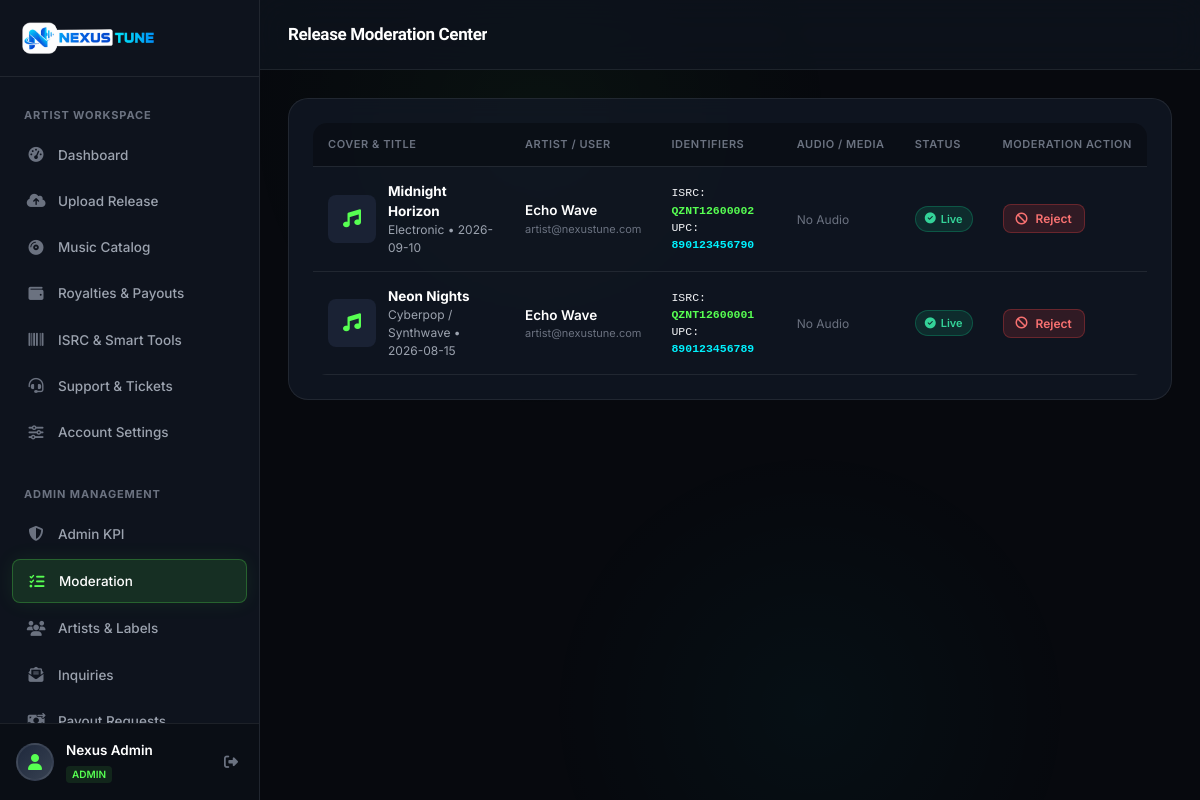
Screenshot of /admin-releases.php (signed in) with the database file from the repository.
### tables this page shows
CREATE TABLE users (
            id INTEGER PRIMARY KEY AUTOINCREMENT,
            name TEXT NOT NULL,
            email TEXT UNIQUE NOT NULL,
            password TEXT NOT NULL,
            role TEXT DEFAULT 'artist',
            account_type TEXT DEFAULT 'Individual Artist',
            country TEXT DEFAULT 'Bangladesh',
            avatar TEXT DEFAULT '',
            status TEXT DEFAULT 'active',
            spotify_id TEXT DEFAULT '',
            created_at DATETIME DEFAULT CURRENT_TIMESTAMP
        , email_verified INTEGER DEFAULT 0, verification_token TEXT DEFAULT '', verification_expires DATETIME DEFAULT NULL);

CREATE TABLE releases (
            id INTEGER PRIMARY KEY AUTOINCREMENT,
            user_id INTEGER NOT NULL,
            title TEXT NOT NULL,
            artist_name TEXT NOT NULL,
            featured_artists TEXT DEFAULT '',
            genre TEXT NOT NULL,
            label TEXT DEFAULT 'Nexus Tune Independent',
            release_date DATE NOT NULL,
            upc TEXT DEFAULT '',
            isrc TEXT DEFAULT '',
            cover_art TEXT DEFAULT '',
            audio_file TEXT DEFAULT '',
            explicit INTEGER DEFAULT 0,
            stores TEXT DEFAULT 'Spotify,Apple Music,YouTube Music,TikTok,Deezer,Amazon Music,Tidal',
            status TEXT DEFAULT 'pending',
            rejection_reason TEXT DEFAULT '',
            created_at DATETIME DEFAULT CURRENT_TIMESTAMP,
            FOREIGN KEY (user_id) REFERENCES users(id) ON DELETE CASCADE
        );

### includes/auth.php (called while the page is built, shortened)
<?php
require_once __DIR__ . '/../config/db.php';
function isLoggedIn() {
    return isset($_SESSION['user_id']) && !empty($_SESSION['user_id']);
}
function isAdmin() {
    return isLoggedIn() && isset($_SESSION['user_role']) && $_SESSION['user_role'] === 'admin';
}
function currentUser() {
    global $pdo;
    $stmt = $pdo->prepare("SELECT * FROM users WHERE id = ?");
    $stmt->execute([$_SESSION['user_id']]);
    return $stmt->fetch();
}

### admin-releases.php (the view, shortened to what this page needs)
<?php
require_once __DIR__ . '/includes/auth.php';
$stmt = $pdo->query("SELECT r.*, u.name as user_name, u.email as user_email FROM releases r JOIN users u ON r.user_id = u.id ORDER BY CASE WHEN r.status = 'pending' THEN 1 ELSE 2 END, r.id DESC");
$all_releases = $stmt->fetchAll();
require_once __DIR__ . '/includes/header.php';
require_once __DIR__ . '/includes/sidebar.php';
?>
<div class="app-main">
    <header class="app-header">
        <div class="header-left">
            <h1 class="page-title">Release Moderation Center</h1>
        </div>
    </header>
    <main class="page-body">
        <div class="glass-card">
            <div class="table-responsive">
                <table class="table">
                    <thead>
                        <tr>
                            <th>Cover & Title</th>
                            <th>Artist / User</th>
                            <th>Identifiers</th>
                            <th>Audio / Media</th>
                            <th>Status</th>
                            <th>Moderation Action</th>
                        </tr>
                    </thead>
                    <tbody>
                        <?php if (empty($all_releases)): ?>
                            <tr><td colspan="6" style="text-align: center; color: var(--text-dim); padding: 40px;">No music releases found in system.</td></tr>
                        <?php else: ?>
                            <?php foreach ($all_releases as $rel): ?>
                                <tr>
                                    <td>
                                        <div style="display: flex; align-items: center; gap: 12px;">
                                            <div style="width: 48px; height: 48px; border-radius: 8px; background: #1a2234; overflow: hidden; display: flex; align-items: center; justify-content: center; font-size: 18px; color: var(--color-primary); flex-shrink: 0;">
                                                <?php if (!empty($rel['cover_art'])): ?>
                                                    <img src="<?= htmlspecialchars($rel['cover_art']) ?>" style="width: 100%; height: 100%; object-fit: cover;">
                                                <?php else: ?>
                                                    <i class="fa-solid fa-music"></i>
                                                <?php endif; ?>
                                            </div>
                                            <div>
                                                <div style="font-weight: 700; color: #fff;"><?= htmlspecialchars($rel['title']) ?></div>
                                                <div style="font-size: 12px; color: var(--text-muted);"><?= htmlspecialchars($rel['genre']) ?> • <?= htmlspecialchars($rel['release_date']) ?></div>
                                            </div>
                                        </div>
                                    </td>
                                    <td>
                                        <div style="font-weight: 600; color: #fff;"><?= htmlspecialchars($rel['user_name']) ?></div>
                                        <div style="font-size: 11px; color: var(--text-dim);"><?= htmlspecialchars($rel['user_email']) ?></div>
                                    </td>
                                    <td>
                                        <div style="font-size: 11.5px; font-family: monospace;">
                                            <div>ISRC: <strong style="color: var(--color-primary);"><?= htmlspecialchars($rel['isrc'] ?: 'N/A') ?></strong></div>
                                            <div>UPC: <strong style="color: var(--color-secondary);"><?= htmlspecialchars($rel['upc'] ?: 'N/A') ?></strong></div>
                                        </div>
                                    </td>
                                    <td>
                                        <?php if (!empty($rel['audio_file'])): ?>
                                            <audio controls style="height: 30px; width: 160px;">
                                                <source src="<?= htmlspecialchars($rel['audio_file']) ?>">
                                            </audio>
                                        <?php else: ?>
                                            <span style="font-size: 12px; color: var(--text-dim);">No Audio</span>
                                        <?php endif; ?>
                                    </td>
                                    <td>
                                        <?php if ($rel['status'] === 'live'): ?>
                                            <span class="badge badge-live"><i class="fa-solid fa-circle-check"></i> Live</span>
                                        <?php elseif ($rel['status'] === 'pending'): ?>
                                            <span class="badge badge-pending"><i class="fa-solid fa-clock"></i> Pending</span>
                                        <?php else: ?>
                                            <span class="badge badge-rejected"><i class="fa-solid fa-xmark"></i> Rejected</span>
                                        <?php endif; ?>
                                    </td>
                                    <td>
                                        <?php if ($rel['status'] === 'pending' || $rel['status'] === 'live'): ?>
                                            <button type="button" class="btn btn-danger btn-sm" onclick="openRejectModal(<?= $rel['id'] ?>, <?= htmlspecialchars(json_encode($rel['title']), ENT_QUOTES, 'UTF-8') ?>)">
                                                <i class="fa-solid fa-ban"></i> Reject
                                            </button>
                                        <?php endif; ?>
                                    </td>
                                </tr>
                            <?php endforeach; ?>
                        <?php endif; ?>
                    </tbody>
                </table>
            </div>
        </div>
    </main>
</div>
<?php require_once __DIR__ . '/includes/footer.php'; ?>

### includes/header.php (shortened to what this page needs)
<?php
require_once __DIR__ . '/auth.php';
?>
<!DOCTYPE html>
<html lang="en">
<head>
    <link rel="stylesheet" href="https://cdnjs.cloudflare.com/ajax/libs/font-awesome/6.5.1/css/all.min.css">
    <link rel="stylesheet" href="assets/css/portal.css">
</head>
<body>
<div class="app-wrapper">

### includes/sidebar.php (shortened to what this page needs)
<?php
require_once __DIR__ . '/auth.php';
$user = currentUser();
$current_page = basename($_SERVER['PHP_SELF'], '.php');
?>
<aside class="app-sidebar" id="appSidebar">
        <div class="sidebar-brand">
        <a href="dashboard" style="display: flex; align-items: center; gap: 10px; text-decoration: none;">
            <img src="assets/images/logo.png" alt="Nexus Tune" style="height: 36px; max-width: 170px; object-fit: contain;">
        </a>
    </div>
    <div class="sidebar-nav">
        <div class="nav-section-title">Artist Workspace</div>
        <a href="dashboard" class="nav-item <?= $current_page === 'dashboard' ? 'active' : '' ?>">
            <span class="nav-icon"><i class="fa-solid fa-gauge-high"></i></span>
            <span>Dashboard</span>
        </a>
        <a href="create-release" class="nav-item <?= $current_page === 'create-release' ? 'active' : '' ?>">
            <span class="nav-icon"><i class="fa-solid fa-cloud-arrow-up"></i></span>
            <span>Upload Release</span>
        </a>
        <a href="releases" class="nav-item <?= in_array($current_page, ['releases', 'release-view']) ? 'active' : '' ?>">
            <span class="nav-icon"><i class="fa-solid fa-compact-disc"></i></span>
            <span>Music Catalog</span>
        </a>
        <a href="royalties" class="nav-item <?= $current_page === 'royalties' ? 'active' : '' ?>">
            <span class="nav-icon"><i class="fa-solid fa-wallet"></i></span>
            <span>Royalties & Payouts</span>
        </a>
        <a href="tools" class="nav-item <?= $current_page === 'tools' ? 'active' : '' ?>">
            <span class="nav-icon"><i class="fa-solid fa-barcode"></i></span>
            <span>ISRC & Smart Tools</span>
        </a>
        <a href="support" class="nav-item <?= $current_page === 'support' ? 'active' : '' ?>">
            <span class="nav-icon"><i class="fa-solid fa-headset"></i></span>
            <span>Support & Tickets</span>
        </a>
        <a href="settings" class="nav-item <?= $current_page === 'settings' ? 'active' : '' ?>">
            <span class="nav-icon"><i class="fa-solid fa-sliders"></i></span>
            <span>Account Settings</span>
        </a>
        <?php if (isAdmin()): ?>
            <div class="nav-section-title" style="margin-top: 15px;">Admin Management</div>
            <a href="admin" class="nav-item <?= $current_page === 'admin' ? 'active' : '' ?>">
                <span class="nav-icon"><i class="fa-solid fa-shield-halved"></i></span>
                <span>Admin KPI</span>
            </a>
            <a href="admin-releases" class="nav-item <?= $current_page === 'admin-releases' ? 'active' : '' ?>">
                <span class="nav-icon"><i class="fa-solid fa-list-check"></i></span>
                <span>Moderation</span>
            </a>
            <a href="admin-users" class="nav-item <?= $current_page === 'admin-users' ? 'active' : '' ?>">
                <span class="nav-icon"><i class="fa-solid fa-users"></i></span>
                <span>Artists & Labels</span>
            </a>
            <a href="admin-contacts" class="nav-item <?= $current_page === 'admin-contacts' ? 'active' : '' ?>">
                <span class="nav-icon"><i class="fa-solid fa-envelope-open-text"></i></span>
                <span>Inquiries</span>
            </a>
            <a href="admin-payouts" class="nav-item <?= $current_page === 'admin-payouts' ? 'active' : '' ?>">
                <span class="nav-icon"><i class="fa-solid fa-money-bill-transfer"></i></span>
                <span>Payout Requests</span>
            </a>
        <?php endif; ?>
    </div>
    <div class="sidebar-footer">
        <div class="user-snippet">
            <div class="user-avatar">
                <i class="fa-solid fa-user"></i>
            </div>
            <div class="user-details">
                <div class="user-name"><?= htmlspecialchars($user['name'] ?? 'Artist') ?></div>
                <div class="user-role-badge"><?= htmlspecialchars($user['role'] ?? 'Artist') ?></div>
            </div>
            <a href="logout" title="Logout" style="color: var(--text-dim); padding: 5px; font-size: 14px;">
                <i class="fa-solid fa-right-from-bracket"></i>
            </a>
        </div>
    </div>
</aside>

### includes/footer.php (shortened to what this page needs)
    </div>
</body>
</html>

### rows the page displays
users: name "Nexus Admin", role "ADMIN"
releases: title "Midnight Horizon", genre "Electronic", release_date "2026-09-10", user.name "Echo Wave", user.email "artist@nexustune.com", isrc "QZNT12600002", upc "890123456790", audio_file "No Audio", status "live" (drawn)
releases: title "Neon Nights", genre "Cyberpop / Synthwave", release_date "2026-08-15", user.name "Echo Wave", user.email "artist@nexustune.com", isrc "QZNT12600001", upc "890123456789", audio_file "No Audio", status "live" (drawn)
